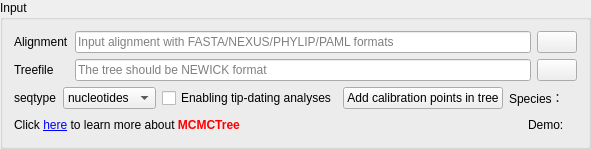
        <widget class="QGroupBox" name="groupBox">
         <property name="title">
          <string>Input</string>
         </property>
         <layout class="QVBoxLayout" name="verticalLayout">
          <item>
           <layout class="QGridLayout" name="gridLayout">
            <item row="1" column="0">
             <widget class="QLabel" name="label">
              <property name="text">
               <string>Treefile</string>
              </property>
             </widget>
            </item>
            <item row="0" column="0">
             <widget class="QLabel" name="label_4">
              <property name="text">
               <string>Alignment</string>
              </property>
             </widget>
            </item>
            <item row="0" column="1">
             <widget class="InputQLineEdit" name="lineEdit_2">
              <property name="cursor">
               <cursorShape>ArrowCursor</cursorShape>
              </property>
              <property name="text">
               <string/>
              </property>
              <property name="readOnly">
               <bool>true</bool>
              </property>
              <property name="placeholderText">
               <string>Input alignment with FASTA/NEXUS/PHYLIP/PAML formats</string>
              </property>
             </widget>
            </item>
            <item row="1" column="1">
             <widget class="InputQLineEdit" name="lineEdit">
              <property name="placeholderText">
               <string>The tree should be NEWICK format </string>
              </property>
             </widget>
            </item>
            <item row="0" column="2">
             <widget class="QPushButton" name="pushButton_3">
              <property name="text">
               <string/>
              </property>
             </widget>
            </item>
            <item row="1" column="2">
             <widget class="QPushButton" name="pushButton_4">
              <property name="text">
               <string/>
              </property>
             </widget>
            </item>
           </layout>
          </item>
          <item>
           <layout class="QHBoxLayout" name="horizontalLayout">
            <item>
             <widget class="QLabel" name="label_8">
              <property name="text">
               <string>seqtype</string>
              </property>
             </widget>
            </item>
            <item>
             <widget class="QComboBox" name="comboBox_2">
              <property name="sizePolicy">
               <sizepolicy hsizetype="Expanding" vsizetype="Fixed">
                <horstretch>0</horstretch>
                <verstretch>0</verstretch>
               </sizepolicy>
              </property>
              <item>
               <property name="text">
                <string>nucleotides</string>
               </property>
              </item>
              <item>
               <property name="text">
                <string>codons</string>
               </property>
              </item>
              <item>
               <property name="text">
                <string>AAs</string>
               </property>
              </item>
             </widget>
            </item>
            <item>
             <widget class="QCheckBox" name="checkBox_13">
              <property name="text">
               <string>Enabling tip-dating analyses</string>
              </property>
             </widget>
            </item>
            <item>
             <widget class="QPushButton" name="pushButton">
              <property name="text">
               <string>Add calibration points in tree</string>
              </property>
             </widget>
            </item>
            <item>
             <widget class="QLabel" name="label_2">
              <property name="text">
               <string>Species：</string>
              </property>
             </widget>
            </item>
            <item>
             <widget class="QLabel" name="label_5">
              <property name="text">
               <string/>
              </property>
             </widget>
            </item>
           </layout>
          </item>
          <item>
           <layout class="QHBoxLayout" name="horizontalLayout_2">
            <item>
             <widget class="QLabel" name="label_23">
              <property name="text">
               <string>&lt;html&gt;&lt;head/&gt;&lt;body&gt;&lt;p&gt;Click &lt;a href=&quot;http://abacus.gene.ucl.ac.uk/software/paml.html&quot;&gt;&lt;span style=&quot; text-decoration: underline; color:#0000ff;&quot;&gt;here&lt;/span&gt;&lt;/a&gt; to learn more about &lt;span style=&quot; font-weight:600; color:#ff0000;&quot;&gt;MCMCTree&lt;/span&gt;&lt;/p&gt;&lt;/body&gt;&lt;/html&gt;</string>
              </property>
              <property name="openExternalLinks">
               <bool>true</bool>
              </property>
             </widget>
            </item>
            <item>
             <spacer name="horizontalSpacer_2">
              <property name="orientation">
               <enum>Qt::Horizontal</enum>
              </property>
              <property name="sizeHint" stdset="0">
               <size>
                <width>158</width>
                <height>20</height>
               </size>
              </property>
             </spacer>
            </item>
            <item>
             <widget class="QLabel" name="label_24">
              <property name="text">
               <string>Demo:</string>
              </property>
             </widget>
            </item>
            <item>
             <widget class="ClickedLableGif" name="label_25">
              <property name="toolTip">
               <string>Brief example</string>
              </property>
              <property name="text">
               <string/>
              </property>
             </widget>
            </item>
           </layout>
          </item>
         </layout>
        </widget>
